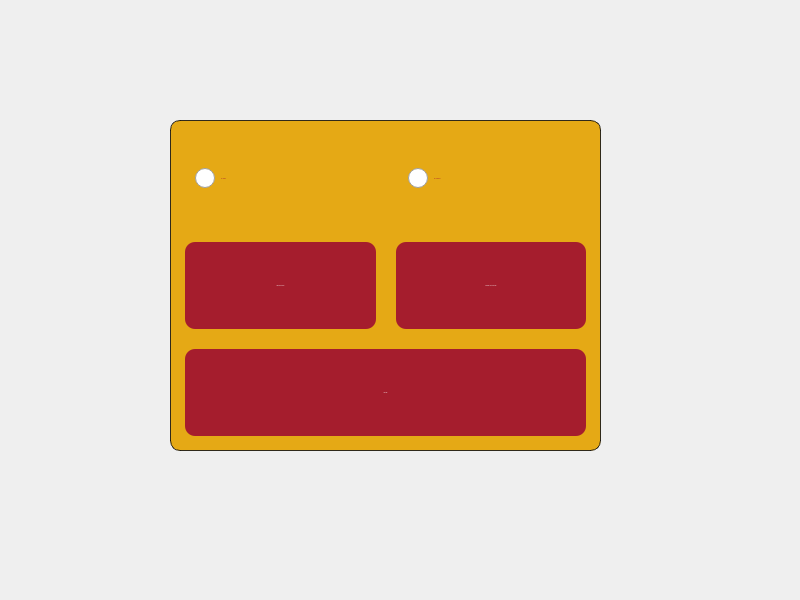
<?xml version="1.0" encoding="UTF-8"?>
<ui version="4.0">
 <class>MainWindow</class>
 <widget class="QMainWindow" name="MainWindow">
  <property name="geometry">
   <rect>
    <x>0</x>
    <y>0</y>
    <width>800</width>
    <height>600</height>
   </rect>
  </property>
  <property name="windowTitle">
   <string>MainWindow</string>
  </property>
  <widget class="QWidget" name="centralwidget">
   <property name="sizePolicy">
    <sizepolicy hsizetype="Expanding" vsizetype="Expanding">
     <horstretch>0</horstretch>
     <verstretch>0</verstretch>
    </sizepolicy>
   </property>
   <property name="styleSheet">
    <string notr="true"/>
   </property>
   <widget class="QWidget" name="verticalLayoutWidget_2">
    <property name="geometry">
     <rect>
      <x>0</x>
      <y>0</y>
      <width>801</width>
      <height>601</height>
     </rect>
    </property>
    <layout class="QVBoxLayout" name="verticalLayout_2">
     <property name="leftMargin">
      <number>0</number>
     </property>
     <property name="topMargin">
      <number>0</number>
     </property>
     <item>
      <widget class="QStackedWidget" name="stackedWidget">
       <property name="sizePolicy">
        <sizepolicy hsizetype="Expanding" vsizetype="Expanding">
         <horstretch>0</horstretch>
         <verstretch>0</verstretch>
        </sizepolicy>
       </property>
       <property name="styleSheet">
        <string notr="true"/>
       </property>
       <property name="currentIndex">
        <number>1</number>
       </property>
       <widget class="QWidget" name="page_main">
        <property name="sizePolicy">
         <sizepolicy hsizetype="Expanding" vsizetype="Expanding">
          <horstretch>0</horstretch>
          <verstretch>0</verstretch>
         </sizepolicy>
        </property>
        <property name="autoFillBackground">
         <bool>false</bool>
        </property>
        <property name="styleSheet">
         <string notr="true"/>
        </property>
        <widget class="QWidget" name="layoutWidget">
         <property name="geometry">
          <rect>
           <x>570</x>
           <y>415</y>
           <width>221</width>
           <height>171</height>
          </rect>
         </property>
         <layout class="QVBoxLayout" name="verticalLayout">
          <property name="spacing">
           <number>0</number>
          </property>
          <property name="leftMargin">
           <number>10</number>
          </property>
          <property name="topMargin">
           <number>10</number>
          </property>
          <property name="rightMargin">
           <number>10</number>
          </property>
          <property name="bottomMargin">
           <number>10</number>
          </property>
          <item>
           <widget class="QPushButton" name="btnJugar">
            <property name="sizePolicy">
             <sizepolicy hsizetype="Expanding" vsizetype="Expanding">
              <horstretch>0</horstretch>
              <verstretch>0</verstretch>
             </sizepolicy>
            </property>
            <property name="font">
             <font>
              <family>Arial</family>
              <pointsize>-1</pointsize>
              <italic>false</italic>
              <bold>false</bold>
             </font>
            </property>
            <property name="styleSheet">
             <string notr="true">    font: 16px &quot;Arial&quot;;
    color: white;
    background-color: rgb(165, 29, 45);
    padding: 10px;
    border-radius: 10px;
    margin: 5px;</string>
            </property>
            <property name="text">
             <string>JUGAR</string>
            </property>
           </widget>
          </item>
          <item>
           <widget class="QPushButton" name="btnExit">
            <property name="sizePolicy">
             <sizepolicy hsizetype="Expanding" vsizetype="Expanding">
              <horstretch>0</horstretch>
              <verstretch>0</verstretch>
             </sizepolicy>
            </property>
            <property name="font">
             <font>
              <family>Arial</family>
              <pointsize>-1</pointsize>
              <italic>false</italic>
              <bold>false</bold>
             </font>
            </property>
            <property name="styleSheet">
             <string notr="true">    font: 16px &quot;Arial&quot;;
    color: white;
    background-color: rgb(165, 29, 45);
    padding: 10px;
    border-radius: 10px;
    margin: 5px;</string>
            </property>
            <property name="text">
             <string>SALIR DEL JUEGO</string>
            </property>
           </widget>
          </item>
         </layout>
        </widget>
       </widget>
       <widget class="QWidget" name="page_configuration">
        <property name="sizePolicy">
         <sizepolicy hsizetype="Expanding" vsizetype="Expanding">
          <horstretch>0</horstretch>
          <verstretch>0</verstretch>
         </sizepolicy>
        </property>
        <property name="autoFillBackground">
         <bool>false</bool>
        </property>
        <property name="styleSheet">
         <string notr="true"/>
        </property>
        <widget class="QFrame" name="frame">
         <property name="geometry">
          <rect>
           <x>170</x>
           <y>120</y>
           <width>431</width>
           <height>331</height>
          </rect>
         </property>
         <property name="sizePolicy">
          <sizepolicy hsizetype="Expanding" vsizetype="Expanding">
           <horstretch>0</horstretch>
           <verstretch>0</verstretch>
          </sizepolicy>
         </property>
         <property name="styleSheet">
          <string notr="true">QFrame {
background-color:rgba(229, 165, 10, 0.95);
    border: 1px solid rgba(0, 0, 0, 0.8);
    border-radius: 10px;      
    padding: 10px; 
    box-shadow: 10px 10px 5px rgba(0, 0, 0, 0.5);
}</string>
         </property>
         <property name="frameShape">
          <enum>QFrame::StyledPanel</enum>
         </property>
         <property name="frameShadow">
          <enum>QFrame::Raised</enum>
         </property>
         <widget class="QWidget" name="verticalLayoutWidget_6">
          <property name="geometry">
           <rect>
            <x>10</x>
            <y>10</y>
            <width>411</width>
            <height>311</height>
           </rect>
          </property>
          <layout class="QVBoxLayout" name="verticalLayout_4">
           <property name="spacing">
            <number>10</number>
           </property>
           <property name="leftMargin">
            <number>0</number>
           </property>
           <property name="topMargin">
            <number>0</number>
           </property>
           <property name="rightMargin">
            <number>0</number>
           </property>
           <property name="bottomMargin">
            <number>0</number>
           </property>
           <item>
            <layout class="QHBoxLayout" name="horizontalLayout_4">
             <property name="spacing">
              <number>15</number>
             </property>
             <property name="leftMargin">
              <number>0</number>
             </property>
             <property name="topMargin">
              <number>0</number>
             </property>
             <property name="rightMargin">
              <number>0</number>
             </property>
             <property name="bottomMargin">
              <number>0</number>
             </property>
             <item>
              <widget class="QRadioButton" name="radio1Jugador">
               <property name="sizePolicy">
                <sizepolicy hsizetype="Expanding" vsizetype="Expanding">
                 <horstretch>0</horstretch>
                 <verstretch>0</verstretch>
                </sizepolicy>
               </property>
               <property name="font">
                <font>
                 <family>Arial</family>
                 <pointsize>-1</pointsize>
                 <italic>false</italic>
                 <bold>false</bold>
                </font>
               </property>
               <property name="layoutDirection">
                <enum>Qt::LeftToRight</enum>
               </property>
               <property name="styleSheet">
                <string notr="true">QRadioButton {
    font: 16px &quot;Arial&quot;;
    color: rgb(165, 29, 45);
    padding: 10px;
    margin: 5px;
}

QRadioButton::indicator {
    width: 20px;
    height: 20px;
}

QRadioButton::indicator:checked {
    background-color: white;
    border: 2px solid green;
    border-radius: 10px;
}


</string>
               </property>
               <property name="text">
                <string>Un Jugador</string>
               </property>
              </widget>
             </item>
             <item>
              <widget class="QRadioButton" name="radio2Jugador">
               <property name="sizePolicy">
                <sizepolicy hsizetype="Expanding" vsizetype="Expanding">
                 <horstretch>0</horstretch>
                 <verstretch>0</verstretch>
                </sizepolicy>
               </property>
               <property name="font">
                <font>
                 <family>Arial</family>
                 <pointsize>-1</pointsize>
                 <italic>false</italic>
                 <bold>false</bold>
                </font>
               </property>
               <property name="styleSheet">
                <string notr="true">QRadioButton {
    font: 16px &quot;Arial&quot;;
    color: rgb(165, 29, 45);
    padding: 10px;
    margin: 5px;
}

QRadioButton::indicator {
    width: 20px;
    height: 20px;
}

QRadioButton::indicator:checked {
    background-color: white;
    border: 2px solid green;
    border-radius: 10px;
}


</string>
               </property>
               <property name="text">
                <string>Dos Jugadores</string>
               </property>
              </widget>
             </item>
            </layout>
           </item>
           <item>
            <layout class="QHBoxLayout" name="horizontalLayout_9">
             <property name="leftMargin">
              <number>0</number>
             </property>
             <property name="topMargin">
              <number>0</number>
             </property>
             <property name="rightMargin">
              <number>0</number>
             </property>
             <property name="bottomMargin">
              <number>0</number>
             </property>
             <item>
              <widget class="QPushButton" name="btnCrear">
               <property name="sizePolicy">
                <sizepolicy hsizetype="Expanding" vsizetype="Expanding">
                 <horstretch>0</horstretch>
                 <verstretch>0</verstretch>
                </sizepolicy>
               </property>
               <property name="font">
                <font>
                 <family>Arial</family>
                 <pointsize>-1</pointsize>
                 <italic>false</italic>
                 <bold>false</bold>
                </font>
               </property>
               <property name="styleSheet">
                <string notr="true">    font: 16px &quot;Arial&quot;;
    color: white;
    background-color: rgb(165, 29, 45);
    padding: 10px;
    border-radius: 10px;
    margin: 5px;</string>
               </property>
               <property name="text">
                <string>CREAR PARTIDA</string>
               </property>
              </widget>
             </item>
             <item>
              <widget class="QPushButton" name="btnUnirse">
               <property name="sizePolicy">
                <sizepolicy hsizetype="Expanding" vsizetype="Expanding">
                 <horstretch>0</horstretch>
                 <verstretch>0</verstretch>
                </sizepolicy>
               </property>
               <property name="font">
                <font>
                 <family>Arial</family>
                 <pointsize>-1</pointsize>
                 <italic>false</italic>
                 <bold>false</bold>
                 <underline>false</underline>
                 <stylestrategy>PreferDefault</stylestrategy>
                </font>
               </property>
               <property name="cursor">
                <cursorShape>ArrowCursor</cursorShape>
               </property>
               <property name="mouseTracking">
                <bool>false</bool>
               </property>
               <property name="focusPolicy">
                <enum>Qt::StrongFocus</enum>
               </property>
               <property name="acceptDrops">
                <bool>false</bool>
               </property>
               <property name="autoFillBackground">
                <bool>false</bool>
               </property>
               <property name="styleSheet">
                <string notr="true">    font: 16px &quot;Arial&quot;;
    color: white;
    background-color: rgb(165, 29, 45);
    padding: 10px;
    border-radius: 10px;
    margin: 5px;</string>
               </property>
               <property name="text">
                <string>UNIRSE A UNA PARTIDA</string>
               </property>
              </widget>
             </item>
            </layout>
           </item>
           <item>
            <layout class="QVBoxLayout" name="verticalLayout_6">
             <property name="leftMargin">
              <number>0</number>
             </property>
             <property name="topMargin">
              <number>0</number>
             </property>
             <property name="rightMargin">
              <number>0</number>
             </property>
             <property name="bottomMargin">
              <number>0</number>
             </property>
             <item>
              <widget class="QPushButton" name="btnVolver">
               <property name="sizePolicy">
                <sizepolicy hsizetype="Expanding" vsizetype="Expanding">
                 <horstretch>0</horstretch>
                 <verstretch>0</verstretch>
                </sizepolicy>
               </property>
               <property name="font">
                <font>
                 <family>Arial</family>
                 <pointsize>-1</pointsize>
                 <italic>false</italic>
                 <bold>false</bold>
                </font>
               </property>
               <property name="styleSheet">
                <string notr="true">    font: 16px &quot;Arial&quot;;
    color: white;
    background-color: rgb(165, 29, 45);
    padding: 10px;
    border-radius: 10px;
    margin: 5px;</string>
               </property>
               <property name="text">
                <string>VOLVER</string>
               </property>
              </widget>
             </item>
            </layout>
           </item>
          </layout>
         </widget>
        </widget>
       </widget>
       <widget class="QWidget" name="page_join_existing_game">
        <property name="sizePolicy">
         <sizepolicy hsizetype="Expanding" vsizetype="Expanding">
          <horstretch>0</horstretch>
          <verstretch>0</verstretch>
         </sizepolicy>
        </property>
        <property name="autoFillBackground">
         <bool>false</bool>
        </property>
        <property name="styleSheet">
         <string notr="true"/>
        </property>
        <widget class="QWidget" name="verticalLayoutWidget_4">
         <property name="geometry">
          <rect>
           <x>0</x>
           <y>0</y>
           <width>801</width>
           <height>601</height>
          </rect>
         </property>
         <layout class="QVBoxLayout" name="layout_page_join_existing_game" stretch="0,2,0">
          <property name="spacing">
           <number>10</number>
          </property>
          <property name="leftMargin">
           <number>10</number>
          </property>
          <property name="topMargin">
           <number>10</number>
          </property>
          <property name="rightMargin">
           <number>10</number>
          </property>
          <property name="bottomMargin">
           <number>10</number>
          </property>
          <item>
           <layout class="QGridLayout" name="gridLayout_3" rowstretch="0,0" columnstretch="2,5" rowminimumheight="0,0" columnminimumwidth="0,0">
            <property name="leftMargin">
             <number>100</number>
            </property>
            <property name="topMargin">
             <number>0</number>
            </property>
            <property name="rightMargin">
             <number>100</number>
            </property>
            <property name="bottomMargin">
             <number>0</number>
            </property>
            <property name="horizontalSpacing">
             <number>0</number>
            </property>
            <property name="verticalSpacing">
             <number>10</number>
            </property>
            <item row="1" column="0">
             <widget class="QLabel" name="player2name_2">
              <property name="sizePolicy">
               <sizepolicy hsizetype="Expanding" vsizetype="Expanding">
                <horstretch>0</horstretch>
                <verstretch>0</verstretch>
               </sizepolicy>
              </property>
              <property name="styleSheet">
               <string notr="true">    font: 16px &quot;Arial&quot;;
    color: white;
    background-color: rgb(165, 29, 45);
    padding: 10px;
    border-radius: 10px;
    margin: 5px;</string>
              </property>
              <property name="text">
               <string>Player 2 name:</string>
              </property>
             </widget>
            </item>
            <item row="1" column="1">
             <widget class="QLineEdit" name="lineEditPlayer2_2">
              <property name="sizePolicy">
               <sizepolicy hsizetype="Expanding" vsizetype="Expanding">
                <horstretch>0</horstretch>
                <verstretch>0</verstretch>
               </sizepolicy>
              </property>
              <property name="styleSheet">
               <string notr="true">font: 16px &quot;Arial&quot;;    
color: rgb(165, 29, 45);  
background-color: rgba(229, 165, 10, 0.95);
padding: 10px;   
border-radius: 10px;
margin: 5px;
border-color: rgb(165, 29, 45);
</string>
              </property>
              <property name="placeholderText">
               <string>Ingrese el nombre del Player 2</string>
              </property>
             </widget>
            </item>
            <item row="0" column="1">
             <widget class="QLineEdit" name="lineEditPlayer1_2">
              <property name="sizePolicy">
               <sizepolicy hsizetype="Expanding" vsizetype="Expanding">
                <horstretch>0</horstretch>
                <verstretch>0</verstretch>
               </sizepolicy>
              </property>
              <property name="styleSheet">
               <string notr="true">font: 16px &quot;Arial&quot;;    
color: rgb(165, 29, 45);  
background-color: rgba(229, 165, 10, 0.95);
padding: 10px;   
border-radius: 10px;
margin: 5px;
border-color: rgb(165, 29, 45);
</string>
              </property>
              <property name="placeholderText">
               <string>Ingrese el nombre del Player 1</string>
              </property>
             </widget>
            </item>
            <item row="0" column="0">
             <widget class="QLabel" name="player1name_2">
              <property name="sizePolicy">
               <sizepolicy hsizetype="Expanding" vsizetype="Expanding">
                <horstretch>0</horstretch>
                <verstretch>0</verstretch>
               </sizepolicy>
              </property>
              <property name="styleSheet">
               <string notr="true">    font: 16px &quot;Arial&quot;;
    color: white;
    background-color: rgb(165, 29, 45);
    padding: 10px;
    border-radius: 10px;
    margin: 5px;</string>
              </property>
              <property name="text">
               <string>Player 1 name:</string>
              </property>
             </widget>
            </item>
           </layout>
          </item>
          <item>
           <widget class="QListView" name="partidasList">
            <property name="styleSheet">
             <string notr="true">    font: 16px &quot;Arial&quot;;
    color: white;
    background-color: rgba(229, 165, 10, 0.95);
    padding: 10px;
    border-radius: 10px;
    margin: 5px;</string>
            </property>
           </widget>
          </item>
          <item>
           <layout class="QHBoxLayout" name="horizontalLayout_3">
            <property name="spacing">
             <number>10</number>
            </property>
            <property name="leftMargin">
             <number>50</number>
            </property>
            <property name="topMargin">
             <number>0</number>
            </property>
            <property name="rightMargin">
             <number>50</number>
            </property>
            <property name="bottomMargin">
             <number>0</number>
            </property>
            <item>
             <widget class="QPushButton" name="btnJugar_3">
              <property name="styleSheet">
               <string notr="true">    font: 16px &quot;Arial&quot;;
    color: white;
    background-color: rgb(165, 29, 45);
    padding: 10px;
    border-radius: 10px;
    margin: 5px;</string>
              </property>
              <property name="text">
               <string>JUGAR</string>
              </property>
             </widget>
            </item>
            <item>
             <widget class="QPushButton" name="btnVolver_3">
              <property name="styleSheet">
               <string notr="true">    font: 16px &quot;Arial&quot;;
    color: white;
    background-color: rgb(165, 29, 45);
    padding: 10px;
    border-radius: 10px;
    margin: 5px;</string>
              </property>
              <property name="text">
               <string>VOLVER</string>
              </property>
             </widget>
            </item>
           </layout>
          </item>
         </layout>
        </widget>
       </widget>
       <widget class="QWidget" name="page_create_game">
        <property name="sizePolicy">
         <sizepolicy hsizetype="Expanding" vsizetype="Expanding">
          <horstretch>0</horstretch>
          <verstretch>0</verstretch>
         </sizepolicy>
        </property>
        <property name="styleSheet">
         <string notr="true"/>
        </property>
        <widget class="QWidget" name="verticalLayoutWidget">
         <property name="geometry">
          <rect>
           <x>0</x>
           <y>-5</y>
           <width>801</width>
           <height>601</height>
          </rect>
         </property>
         <layout class="QVBoxLayout" name="layout_page_create_game" stretch="0,2,0">
          <property name="spacing">
           <number>10</number>
          </property>
          <property name="sizeConstraint">
           <enum>QLayout::SetDefaultConstraint</enum>
          </property>
          <property name="leftMargin">
           <number>10</number>
          </property>
          <property name="topMargin">
           <number>10</number>
          </property>
          <property name="rightMargin">
           <number>10</number>
          </property>
          <property name="bottomMargin">
           <number>10</number>
          </property>
          <item>
           <layout class="QGridLayout" name="gridLayout" columnstretch="2,5">
            <property name="sizeConstraint">
             <enum>QLayout::SetDefaultConstraint</enum>
            </property>
            <property name="leftMargin">
             <number>100</number>
            </property>
            <property name="topMargin">
             <number>0</number>
            </property>
            <property name="rightMargin">
             <number>100</number>
            </property>
            <property name="bottomMargin">
             <number>0</number>
            </property>
            <property name="horizontalSpacing">
             <number>0</number>
            </property>
            <property name="verticalSpacing">
             <number>10</number>
            </property>
            <item row="1" column="1">
             <widget class="QLineEdit" name="lineEditPlayer2">
              <property name="sizePolicy">
               <sizepolicy hsizetype="Expanding" vsizetype="Expanding">
                <horstretch>0</horstretch>
                <verstretch>0</verstretch>
               </sizepolicy>
              </property>
              <property name="styleSheet">
               <string notr="true">font: 16px &quot;Arial&quot;;    
color: rgb(165, 29, 45);  
background-color: rgba(229, 165, 10, 0.95);
padding: 10px;   
border-radius: 10px;
margin: 5px;
border-color: rgb(165, 29, 45);
</string>
              </property>
              <property name="placeholderText">
               <string>Ingrese el nombre del Player 2</string>
              </property>
             </widget>
            </item>
            <item row="0" column="0">
             <widget class="QLabel" name="player1name">
              <property name="sizePolicy">
               <sizepolicy hsizetype="Expanding" vsizetype="Expanding">
                <horstretch>0</horstretch>
                <verstretch>0</verstretch>
               </sizepolicy>
              </property>
              <property name="styleSheet">
               <string notr="true">    font: 16px &quot;Arial&quot;;
    color: white;
    background-color: rgb(165, 29, 45);
    padding: 10px;
    border-radius: 10px;
    margin: 5px;</string>
              </property>
              <property name="text">
               <string>Player 1 name:</string>
              </property>
             </widget>
            </item>
            <item row="0" column="1">
             <widget class="QLineEdit" name="lineEditPlayer1">
              <property name="sizePolicy">
               <sizepolicy hsizetype="Expanding" vsizetype="Expanding">
                <horstretch>0</horstretch>
                <verstretch>0</verstretch>
               </sizepolicy>
              </property>
              <property name="styleSheet">
               <string notr="true">font: 16px &quot;Arial&quot;;    
color: rgb(165, 29, 45);  
background-color: rgba(229, 165, 10, 0.95);
padding: 10px;   
border-radius: 10px;
margin: 5px;
border-color: rgb(165, 29, 45);
</string>
              </property>
              <property name="placeholderText">
               <string>Ingrese el nombre del Player 1</string>
              </property>
             </widget>
            </item>
            <item row="1" column="0">
             <widget class="QLabel" name="player2name">
              <property name="sizePolicy">
               <sizepolicy hsizetype="Expanding" vsizetype="Expanding">
                <horstretch>0</horstretch>
                <verstretch>0</verstretch>
               </sizepolicy>
              </property>
              <property name="styleSheet">
               <string notr="true">    font: 16px &quot;Arial&quot;;
    color: white;
    background-color: rgb(165, 29, 45);
    padding: 10px;
    border-radius: 10px;
    margin: 5px;</string>
              </property>
              <property name="text">
               <string>Player 2 name:</string>
              </property>
             </widget>
            </item>
           </layout>
          </item>
          <item>
           <widget class="QListView" name="mapsList">
            <property name="styleSheet">
             <string notr="true">    font: 16px &quot;Arial&quot;;
    color: white;
    background-color: rgba(229, 165, 10, 0.95);
    padding: 10px;
    border-radius: 10px;
    margin: 5px;</string>
            </property>
            <property name="movement">
             <enum>QListView::Snap</enum>
            </property>
           </widget>
          </item>
          <item>
           <layout class="QHBoxLayout" name="horizontalLayout">
            <property name="spacing">
             <number>10</number>
            </property>
            <property name="sizeConstraint">
             <enum>QLayout::SetDefaultConstraint</enum>
            </property>
            <property name="leftMargin">
             <number>50</number>
            </property>
            <property name="topMargin">
             <number>0</number>
            </property>
            <property name="rightMargin">
             <number>50</number>
            </property>
            <property name="bottomMargin">
             <number>0</number>
            </property>
            <item>
             <widget class="QPushButton" name="btnJugar_2">
              <property name="sizePolicy">
               <sizepolicy hsizetype="Expanding" vsizetype="Expanding">
                <horstretch>0</horstretch>
                <verstretch>0</verstretch>
               </sizepolicy>
              </property>
              <property name="styleSheet">
               <string notr="true">    font: 16px &quot;Arial&quot;;
    color: white;
    background-color: rgb(165, 29, 45);
    padding: 10px;
    border-radius: 10px;
    margin: 5px;</string>
              </property>
              <property name="text">
               <string>JUGAR</string>
              </property>
             </widget>
            </item>
            <item>
             <widget class="QPushButton" name="btnVolver_2">
              <property name="sizePolicy">
               <sizepolicy hsizetype="Expanding" vsizetype="Expanding">
                <horstretch>0</horstretch>
                <verstretch>0</verstretch>
               </sizepolicy>
              </property>
              <property name="styleSheet">
               <string notr="true">    font: 16px &quot;Arial&quot;;
    color: white;
    background-color: rgb(165, 29, 45);
    padding: 10px;
    border-radius: 10px;
    margin: 5px;</string>
              </property>
              <property name="text">
               <string>VOLVER</string>
              </property>
             </widget>
            </item>
           </layout>
          </item>
         </layout>
        </widget>
       </widget>
       <widget class="QWidget" name="page">
        <property name="sizePolicy">
         <sizepolicy hsizetype="Expanding" vsizetype="Expanding">
          <horstretch>0</horstretch>
          <verstretch>0</verstretch>
         </sizepolicy>
        </property>
        <property name="mouseTracking">
         <bool>false</bool>
        </property>
        <property name="styleSheet">
         <string notr="true">background-image: url(:/backgrounds/partida-run.png); background-position: center; 
background-repeat: no-repeat;</string>
        </property>
        <widget class="QLabel" name="label">
         <property name="geometry">
          <rect>
           <x>130</x>
           <y>60</y>
           <width>551</width>
           <height>141</height>
          </rect>
         </property>
         <property name="sizePolicy">
          <sizepolicy hsizetype="Expanding" vsizetype="Expanding">
           <horstretch>0</horstretch>
           <verstretch>0</verstretch>
          </sizepolicy>
         </property>
         <property name="font">
          <font>
           <family>Ubuntu Sans Mono</family>
           <pointsize>42</pointsize>
           <italic>true</italic>
           <bold>true</bold>
          </font>
         </property>
         <property name="layoutDirection">
          <enum>Qt::LeftToRight</enum>
         </property>
         <property name="styleSheet">
          <string notr="true">color: white;</string>
         </property>
         <property name="text">
          <string>PARTIDA EN MARCHA</string>
         </property>
        </widget>
       </widget>
      </widget>
     </item>
    </layout>
   </widget>
  </widget>
 </widget>
 <resources/>
 <connections/>
</ui>
